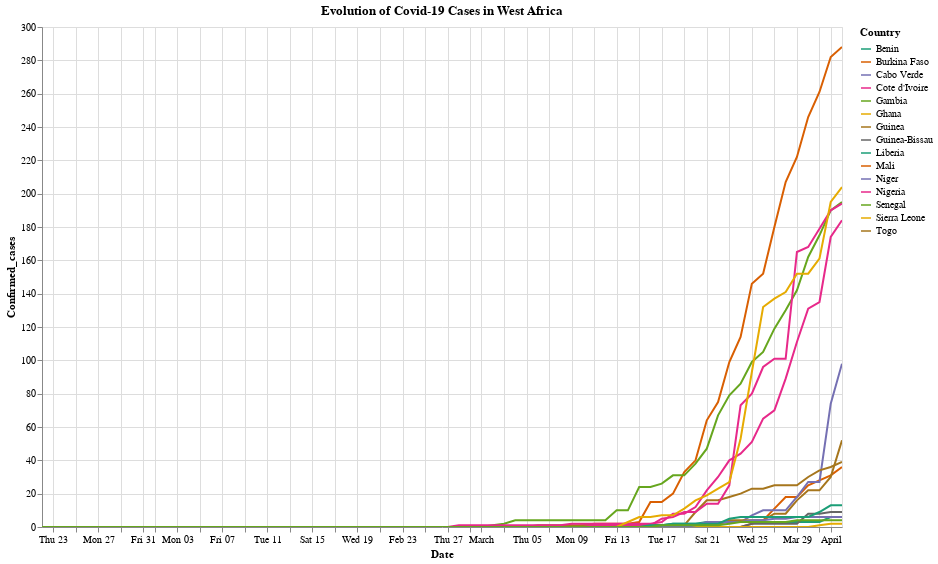

Notebook code for this chart:
### Code cell
source = covid_oa.sort_values(by = ['Confirmed_cases'])
alt.Chart(source).mark_line().encode(
    x = 'Date',
    y = 'Confirmed_cases',
    color = alt.Color('Country', scale=alt.Scale(scheme='dark2'))
).properties(width = 800, height=500, title = 'Evolution of Covid-19 Cases in West Africa').interactive()

### Figure 1 — Vega-Lite specification as saved in the notebook (floating-point values rounded to 4 significant figures; data arrays with more than 128 entries replaced by an {"elided": "..."} marker saying what was removed)
{"config": {"view": {"continuousWidth": 400, "continuousHeight": 300}}, "data": {"name": "data-e4d0f079912d10b94713bc5781b0c242"}, "mark": "line", "encoding": {"color": {"type": "nominal", "field": "Country", "scale": {"scheme": "dark2"}}, "x": {"type": "temporal", "field": "Date"}, "y": {"type": "quantitative", "field": "Confirmed_cases"}}, "height": 500, "selection": {"selector001": {"type": "interval", "bind": "scales", "encodings": ["x", "y"]}}, "title": "Evolution of Covid-19 Cases in West Africa", "width": 800, "$schema": "https://vega.github.io/schema/vega-lite/v4.0.2.json", "datasets": {"data-e4d0f079912d10b94713bc5781b0c242": {"elided": "1080 records"}}}
